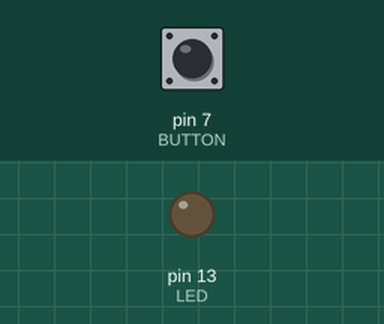
This sketch was run on a simulated Arduino Uno, built with avr-gcc and run on an emulated ATmega328P. Parts: output pins drawn as LEDs (lit = HIGH). Dashed ring = blinking. The inputs (shaded band) are chosen by the test bench; at power-on: pin 7 (BUTTON) LOW.

Above: at 1.2 s.
1.3 s: pin 7 (BUTTON) pulled HIGH for 0.15 s
At 2.1 s:
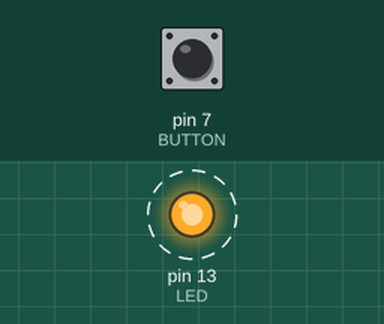
4.4 s: pin 7 (BUTTON) pulled HIGH for 1 s
At 4.4 s:
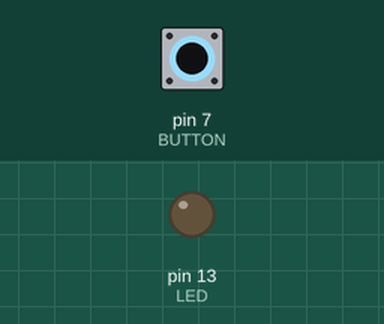
6.9 s: pin 7 (BUTTON) pulled HIGH for 3.2 s
At 7.7 s:
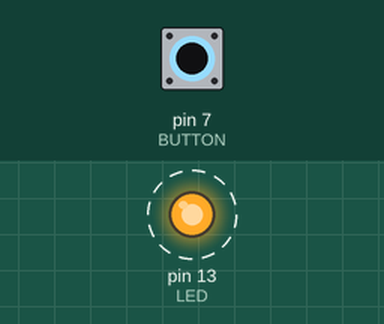
Timing chart, 0 to 19.1 s (numbered marks = the images above; inputs shaded):
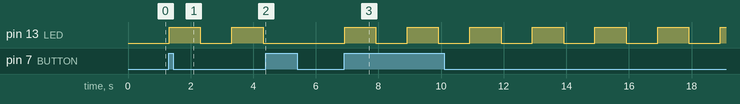

The sketch:

Blink_bottone_lampeggia.ino
```cpp
// Esempio 05: led lampeggia se premo il pulsante
// premendo una seconda volta il pulsante si spegne il led

#define LED 13                // LED collegato al pin digitale 13
#define BUTTON 7              // pin di input dove è collegato il pulsante
int val = 0;                  // si userà val per conservare lo stato del pin di input
int vecchio_val = 0;          // si userà vecchio_val per conservare lo stato del pin di input al passo precedente
int stato = 0;                // ricorda lo stato in cui si trova il led, stato = 0 led spento, stato = 1 led acceso

void setup() {
  pinMode(LED, OUTPUT);       // imposta il pin digitale come output
  pinMode(BUTTON, INPUT);     // imposta il pin digitale come input
}

void loop() {
  val = digitalRead(BUTTON);  // legge il valore dell'input e lo conserva

  // controlla se è accaduto qualcosa
  if ((val == HIGH) && (vecchio_val == LOW)){
    stato = 1 - stato;
    delay(15);                // attesa di 15 millisecondi
  }

  vecchio_val = val;          // ricordiamo il valore precedente di val

    if (stato == 1) {
    digitalWrite(LED, HIGH);  // accende il LED
    delay(1000);              // aspetta un secondo
    digitalWrite(LED, LOW);   // spegne il LED
    delay(1000);              // aspetta un secondo
  }
  else {
    digitalWrite(LED, LOW);    //spegne il led
  }
}
```

Measured:
- after the input at 1.3 s, pin 13 (LED): alternates HIGH for 1.0 s and LOW for 1.0 s, starting at once
- after the input at 4.4 s, pin 13 (LED): stays LOW (without the input it goes to HIGH after 0.92 s)
- after the input at 6.9 s, pin 13 (LED): alternates HIGH for 1.0 s and LOW for 1.0 s, starting at once
